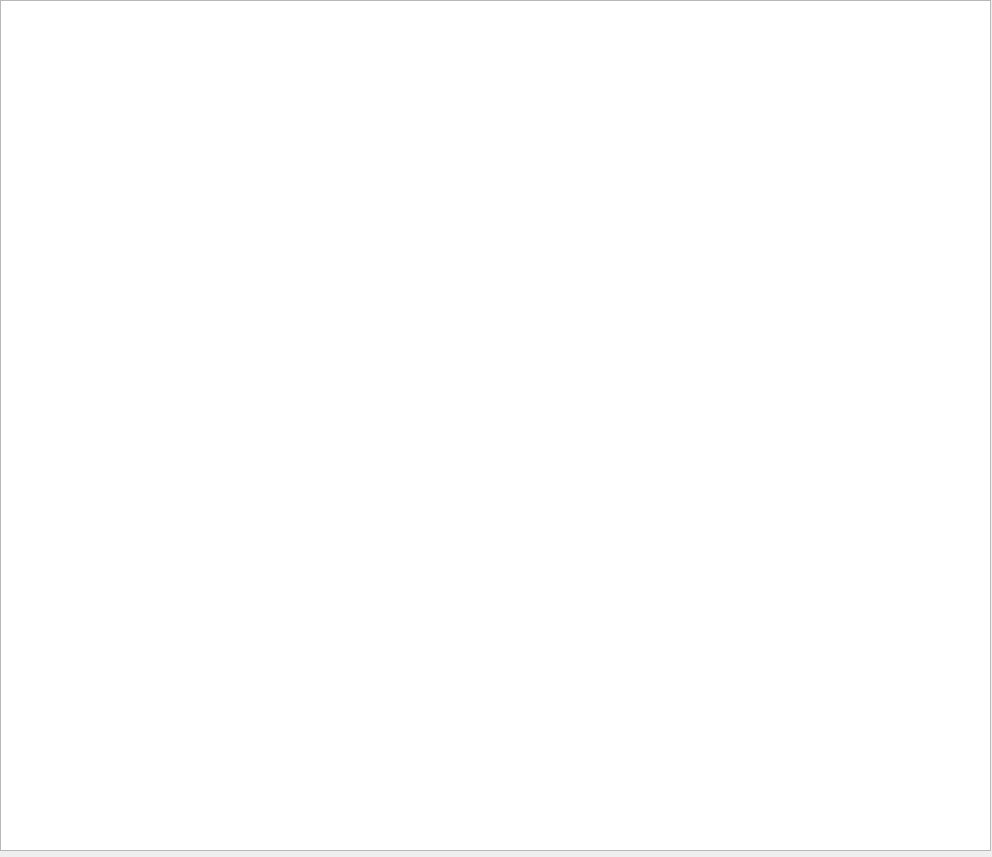
<?xml version="1.0" encoding="UTF-8"?>
<ui version="4.0">
 <class>Form</class>
 <widget class="QWidget" name="Form">
  <property name="windowModality">
   <enum>Qt::WindowModal</enum>
  </property>
  <property name="geometry">
   <rect>
    <x>0</x>
    <y>0</y>
    <width>992</width>
    <height>857</height>
   </rect>
  </property>
  <property name="sizePolicy">
   <sizepolicy hsizetype="MinimumExpanding" vsizetype="MinimumExpanding">
    <horstretch>2</horstretch>
    <verstretch>2</verstretch>
   </sizepolicy>
  </property>
  <property name="minimumSize">
   <size>
    <width>992</width>
    <height>857</height>
   </size>
  </property>
  <property name="windowTitle">
   <string>Form</string>
  </property>
  <property name="autoFillBackground">
   <bool>true</bool>
  </property>
  <widget class="QWidget" name="verticalLayoutWidget">
   <property name="geometry">
    <rect>
     <x>0</x>
     <y>0</y>
     <width>991</width>
     <height>851</height>
    </rect>
   </property>
   <layout class="QVBoxLayout" name="verticalLayout" stretch="0">
    <item>
     <layout class="QHBoxLayout" name="horizontalLayout" stretch="0">
      <property name="sizeConstraint">
       <enum>QLayout::SetDefaultConstraint</enum>
      </property>
      <item>
       <layout class="QVBoxLayout" name="verticalLayout_3" stretch="1">
        <item>
         <widget class="QTextEdit" name="shelloutput">
          <property name="sizePolicy">
           <sizepolicy hsizetype="Expanding" vsizetype="Expanding">
            <horstretch>1</horstretch>
            <verstretch>1</verstretch>
           </sizepolicy>
          </property>
          <property name="minimumSize">
           <size>
            <width>400</width>
            <height>400</height>
           </size>
          </property>
         </widget>
        </item>
       </layout>
      </item>
     </layout>
    </item>
   </layout>
  </widget>
 </widget>
 <resources/>
 <connections/>
</ui>
